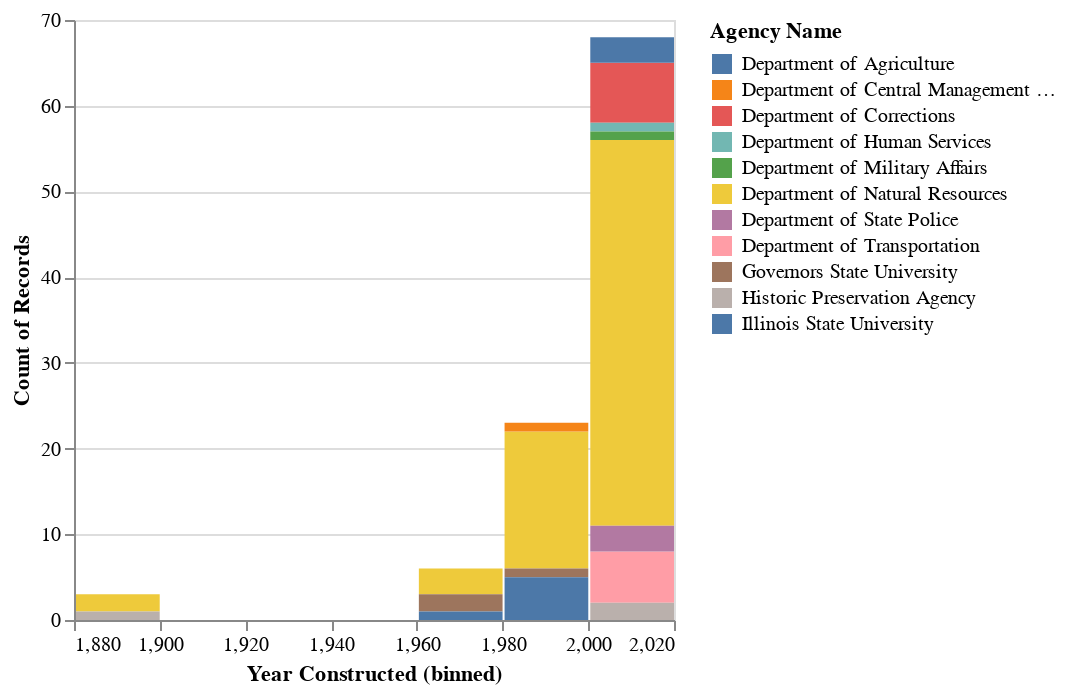

Notebook code cell kept with this figure:
### Code cell
chart2 = alt.Chart(dfsmall).mark_bar().encode(
    x=alt.X('Year Constructed:Q', bin=True),
    y='count()',
    color='Agency Name:N'   # or whatever your grouping column is
)
chart2
